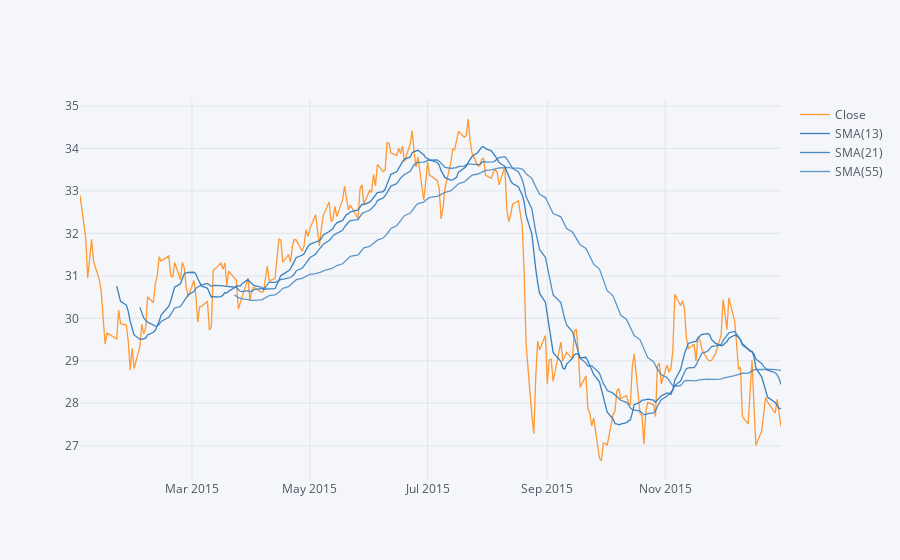

Notebook code for this chart:
### Code cell
MS['Close']['2015-01-01':'2016-01-01'].ta_plot(study='sma', periods=[13,21,55])

### Figure 1 — Plotly figure (JSON) as saved in the notebook; plotly's stock layout.template omitted (floating-point values rounded to 4 significant figures; data arrays with more than 128 entries replaced by an {"elided": "..."} marker saying what was removed)
{"data": [{"line": {"color": "rgba(255, 153, 51, 1.0)", "dash": "solid", "shape": "linear", "width": 1.3}, "mode": "lines", "name": "Close", "text": "", "type": "scatter", "x": {"elided": "252 str values"}, "y": {"elided": "252 float values"}}, {"line": {"color": "rgba(55, 128, 191, 1.0)", "dash": "solid", "shape": "linear", "width": 1.3}, "mode": "lines", "name": "SMA(13)", "text": "", "type": "scatter", "x": {"elided": "252 str values"}, "y": {"elided": "252 mixed values"}}, {"line": {"color": "rgba(55, 128, 191, 0.8999999999999999)", "dash": "solid", "shape": "linear", "width": 1.3}, "mode": "lines", "name": "SMA(21)", "text": "", "type": "scatter", "x": {"elided": "252 str values"}, "y": {"elided": "252 mixed values"}}, {"line": {"color": "rgba(55, 128, 191, 0.7999999999999998)", "dash": "solid", "shape": "linear", "width": 1.3}, "mode": "lines", "name": "SMA(55)", "text": "", "type": "scatter", "x": {"elided": "252 str values"}, "y": {"elided": "252 mixed values"}}], "layout": {"legend": {"bgcolor": "#F5F6F9", "font": {"color": "#4D5663"}}, "paper_bgcolor": "#F5F6F9", "plot_bgcolor": "#F5F6F9", "title": {"font": {"color": "#4D5663"}}, "xaxis": {"gridcolor": "#E1E5ED", "showgrid": true, "tickfont": {"color": "#4D5663"}, "title": {"font": {"color": "#4D5663"}, "text": ""}, "zerolinecolor": "#E1E5ED"}, "yaxis": {"gridcolor": "#E1E5ED", "showgrid": true, "tickfont": {"color": "#4D5663"}, "title": {"font": {"color": "#4D5663"}, "text": ""}, "zerolinecolor": "#E1E5ED"}}}
